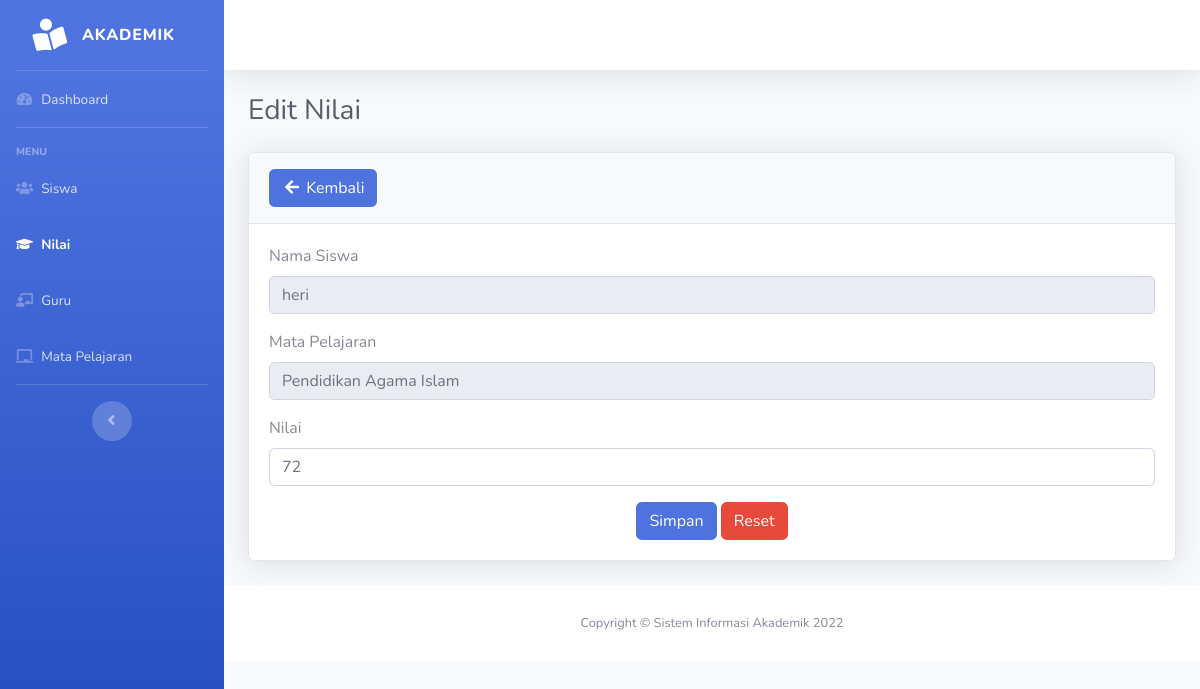
The app's page /nilai/nilai-edit.php?nis=77228601 with its own data.
### tables this page shows
CREATE TABLE `siswa` (
  `nis` varchar(8) NOT NULL,
  `nama` varchar(30) NOT NULL,
  `alamat` varchar(30) DEFAULT NULL,
  `kelas` enum('VII','VIII','IX') NOT NULL,
  `tanggal_lahir` date DEFAULT NULL,
  `jenis_kelamin` enum('L','P') DEFAULT NULL,
  `agama` enum('ISLAM','PROTESTAN','KATHOLIK','HINDU','BUDHA','KONGHUCU','LAINNYA') DEFAULT NULL,
  `orang_tua` varchar(30) DEFAULT NULL,
  `asal_sekolah` varchar(50) NOT NULL
);

CREATE TABLE `mata_pelajaran` (
  `kd_mp` int(11) NOT NULL,
  `nama_mp` varchar(30) DEFAULT NULL
);

CREATE TABLE `nilai` (
  `nis` varchar(8) NOT NULL,
  `kd_mp` int(11) NOT NULL,
  `semester` enum('1','2') DEFAULT NULL,
  `nilai` int(3) DEFAULT NULL,
  `predikat` char(1) DEFAULT NULL
);

### functions.php (called while the page is built, shortened)
<?php
function ambilsatubaris($conn, $query)
{
    $db = mysqli_query($conn, $query);
    return mysqli_fetch_assoc($db);
}
	?>

### nilai/nilai-edit.php (the view, shortened to what this page needs)
<?php
include_once("../functions.php");
$nis = $_GET['nis'];
$query = "SELECT siswa.nis, nilai.kd_mp, nama_mp, siswa.nama, nilai  FROM nilai, siswa, mata_pelajaran
        WHERE siswa.nis = nilai.nis
        AND nilai.kd_mp = mata_pelajaran.kd_mp AND nilai.nis= '$nis'";
$ubah =  ambilsatubaris($con, $query);
?>
<!DOCTYPE html>
<html lang="en">
<head>
    <link href="../assets/vendor/fontawesome-free/css/all.min.css" rel="stylesheet" type="text/css">
    <link href="../assets/css/sb-admin-2.min.css" rel="stylesheet">
    <link href="../assets/vendor/datatables/dataTables.bootstrap4.min.css" rel="stylesheet">
</head>
<body id="page-top">
    <div id="wrapper">
       <?php include_once("../layout/sidebar.php") ?>
        <div id="content-wrapper" class="d-flex flex-column">
            <div id="content">
            <?php include_once("../layout/topbar.php") ?>
                <div class="container-fluid">
                    <h1 class="h3 mb-4 text-gray-800">Edit Nilai</h1>
                    <div class="card shadow mb-4">
                        <div class="card-header py-3">
                            <a href="javascript:void(0)" onclick="window.history.back();" class="btn btn-primary box-title"><i class="fa fa-arrow-left fa-fw"></i> Kembali</a>
                        </div>
                        <div class="card-body">
                    <form method="post" action="">
                    <div class="form-group">
                        <label>Nama Siswa</label>
                        <input type="text" name="nama" id="" class="form-control" value="<?= $ubah['nama'] ?>" readonly>
                    </div>
                   <div class="form-group">
                        <label>Mata Pelajaran</label>
                        <input type="text" name="kd_mp" id="" class="form-control" value="<?= $ubah['nama_mp'] ?>" readonly>
                    </div>
                    <div class="form-group">
                        <label>Nilai</label>
                        <input type="number" name="nilai" class="form-control" value="<?= $ubah['nilai']?>">
                    </div>
                    <div class="text-center">
                        <button type="submit" name="btn-ubah" class="btn btn-primary tambah">Simpan</button>
                        <button type="reset" class="btn btn-danger">Reset</button>
                    </div>
                </form>
                        </div>
                </div>
            </div>
            <?php include_once("../layout/footer.php") ?>
        </div>
    </div>
</body>
</html>

### records on screen
siswa: nama "heri"
mata_pelajaran: kd_mp "Pendidikan Agama Islam"
nilai: nilai "72"
